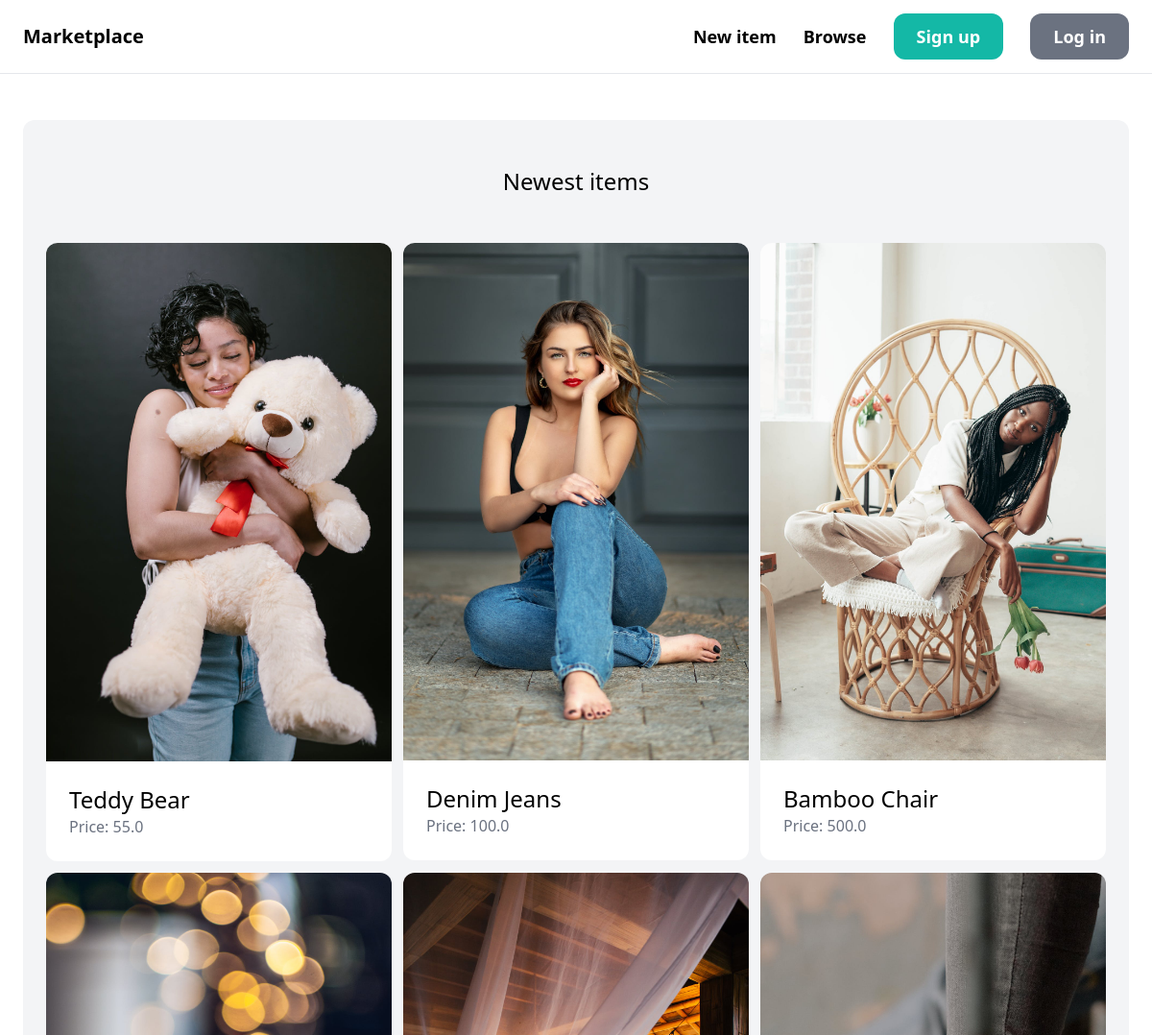
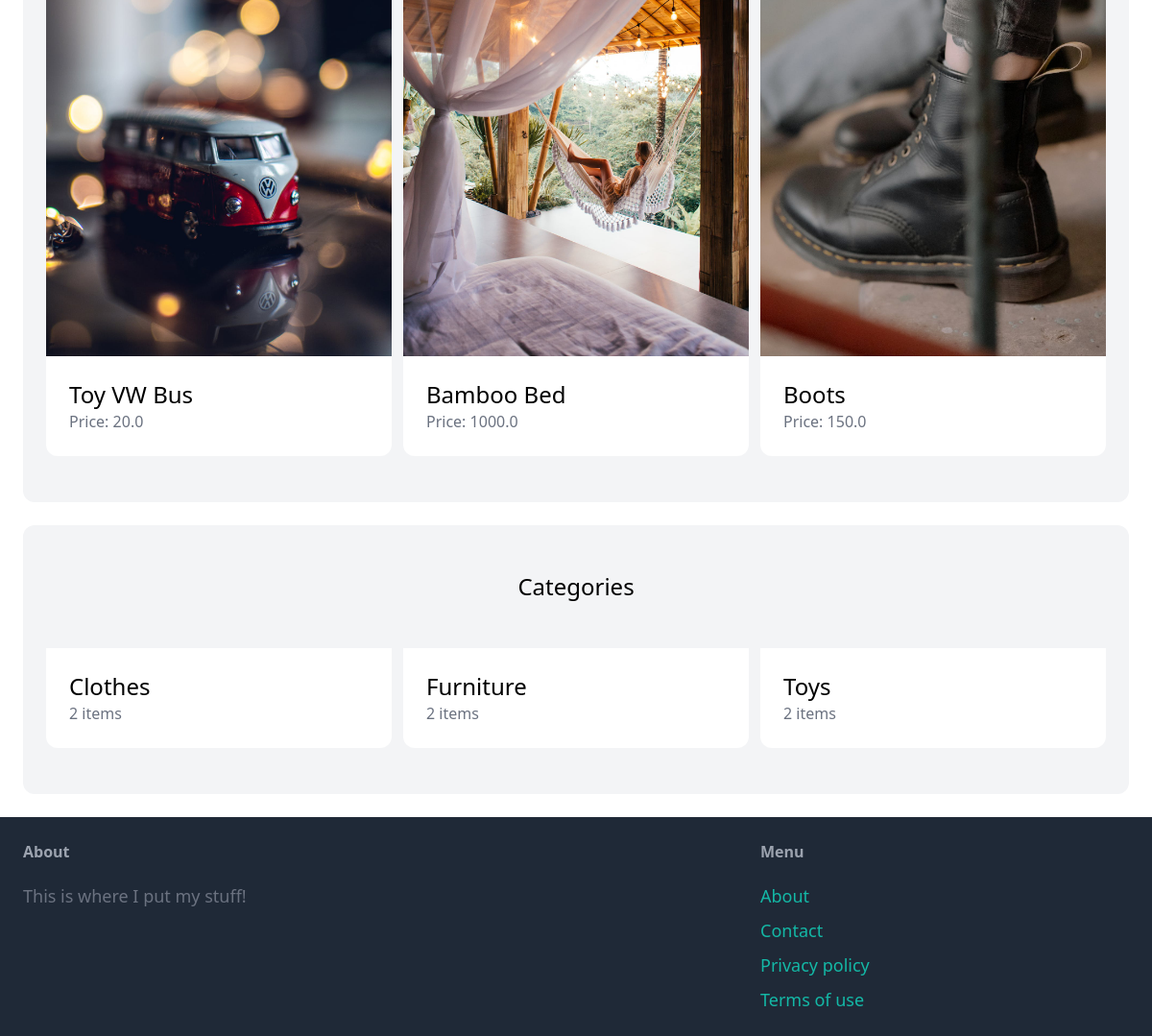
The page / on the database its author committed (2 pictures, top to bottom).
### item/models.py (models this page shows, shortened)
class Item(models.Model):
    category = models.ForeignKey(Category, related_name='items', on_delete=models.CASCADE)
    name = models.CharField(max_length=255)
    description = models.TextField(blank=True, null=True)
    price = models.FloatField()
    image = models.ImageField(upload_to='item_images', blank=True, null=True)
    is_sold = models.BooleanField(default=False)
    created_by = models.ForeignKey(User, related_name='items', on_delete=models.CASCADE)
    created_at = models.DateTimeField(auto_now_add=True)

class Category(models.Model):
    name = models.CharField(max_length=255)
    class Meta:
        ordering = ('name',)
        verbose_name_plural = "Categories"

### core/views.py (the view)
# urls.py: path('', views.index, name='index'),
def index(request):
    items = Item.objects.filter(is_sold=False)[0:6]
    categories = Category.objects.all()
    return render(request, 'core/index.html', {
        'categories': categories,
        'items': items,
    })

### core/templates/core/index.html (shortened to what this page needs)
{% extends 'core/base.html'%}
{% block content %}
<div class="mt-6 px-6 py-12 bg-gray-100 rounded-xl">
  <h2 class="mb-12 text-2xl text-center">Newest items</h2>
  <div class="grid grid-cols-3 gap-3">
    {% for item in items %}
    <div>
      <a href="{% url 'item:detail' item.id %}">
        <div>
          <img src="{{ item.image.url }}" class="rounded-t-xl" />
        </div>
        <div class="p-6 bg-white rounded-b-xl">
          <h2 class="text-2xl">{{ item.name }}</h2>
          <p class="text-gray-500">Price: {{ item.price }}</p>
        </div>
      </a>
    </div>
    {% endfor %}
  </div>
</div>
<div class="mt-6 px-6 py-12 bg-gray-100 rounded-xl">
  <h2 class="mb-12 text-2xl text-center">Categories</h2>
  <div class="grid grid-cols-3 gap-3">
    {% for category in categories %}
    <div>
      <a href="#">
        <div class="p-6 bg-white rounded-b-xl">
          <h2 class="text-2xl">{{ category.name }}</h2>
          <p class="text-gray-500">{{ category.items.count }} items</p>
        </div>
      </a>
    </div>
    {% endfor %}
  </div>
</div>
{% endblock %}

### rows shown on the page
Item: image (picture), name "Teddy Bear", price "55.0"
Item: image (picture), name "Denim Jeans", price "100.0"
Item: image (picture), name "Bamboo Chair", price "500.0"
Item: image (picture), name "Toy VW Bus", price "20.0"
Item: image (picture), name "Bamboo Bed", price "1000.0"
Item: image (picture), name "Boots", price "150.0"
Category: name "Clothes", items.count "2"
Category: name "Furniture", items.count "2"
Category: name "Toys", items.count "2"
